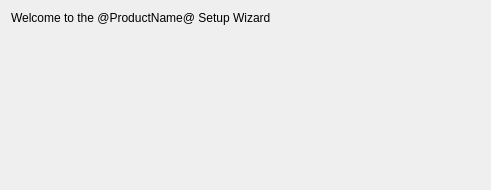
<?xml version="1.0" encoding="UTF-8"?>
<ui version="4.0">
 <class>[PAGE_NAME]</class>
 <widget class="QWidget" name="[PAGE_NAME]">
  <property name="geometry">
   <rect>
    <x>0</x>
    <y>0</y>
    <width>491</width>
    <height>190</height>
   </rect>
  </property>
  <property name="sizePolicy">
   <sizepolicy hsizetype="Preferred" vsizetype="Preferred">
    <horstretch>0</horstretch>
    <verstretch>0</verstretch>
   </sizepolicy>
  </property>
  <property name="minimumSize">
   <size>
    <width>491</width>
    <height>190</height>
   </size>
  </property>
  <property name="windowTitle">
   <string>Setup - @ProductName@</string>
  </property>
  <layout class="QVBoxLayout" name="verticalLayout">
   <item>
    <widget class="QLabel" name="description">
     <property name="text">
      <string>Welcome to the @ProductName@ Setup Wizard</string>
     </property>
     <property name="wordWrap">
      <bool>true</bool>
     </property>
    </widget>
   </item>
   <item>
    <layout class="QHBoxLayout" name="horizontalLayout_2">
     <property name="topMargin">
      <number>0</number>
     </property>
     <item>
      <spacer name="horizontalSpacer">
       <property name="orientation">
        <enum>Qt::Horizontal</enum>
       </property>
       <property name="sizeHint" stdset="0">
        <size>
         <width>40</width>
         <height>20</height>
        </size>
       </property>
      </spacer>
     </item>
    </layout>
   </item>
   <item>
    <spacer name="verticalSpacer">
     <property name="orientation">
      <enum>Qt::Vertical</enum>
     </property>
     <property name="sizeHint" stdset="0">
      <size>
       <width>20</width>
       <height>122</height>
      </size>
     </property>
    </spacer>
   </item>
  </layout>
 </widget>
 <resources/>
 <connections/>
</ui>
